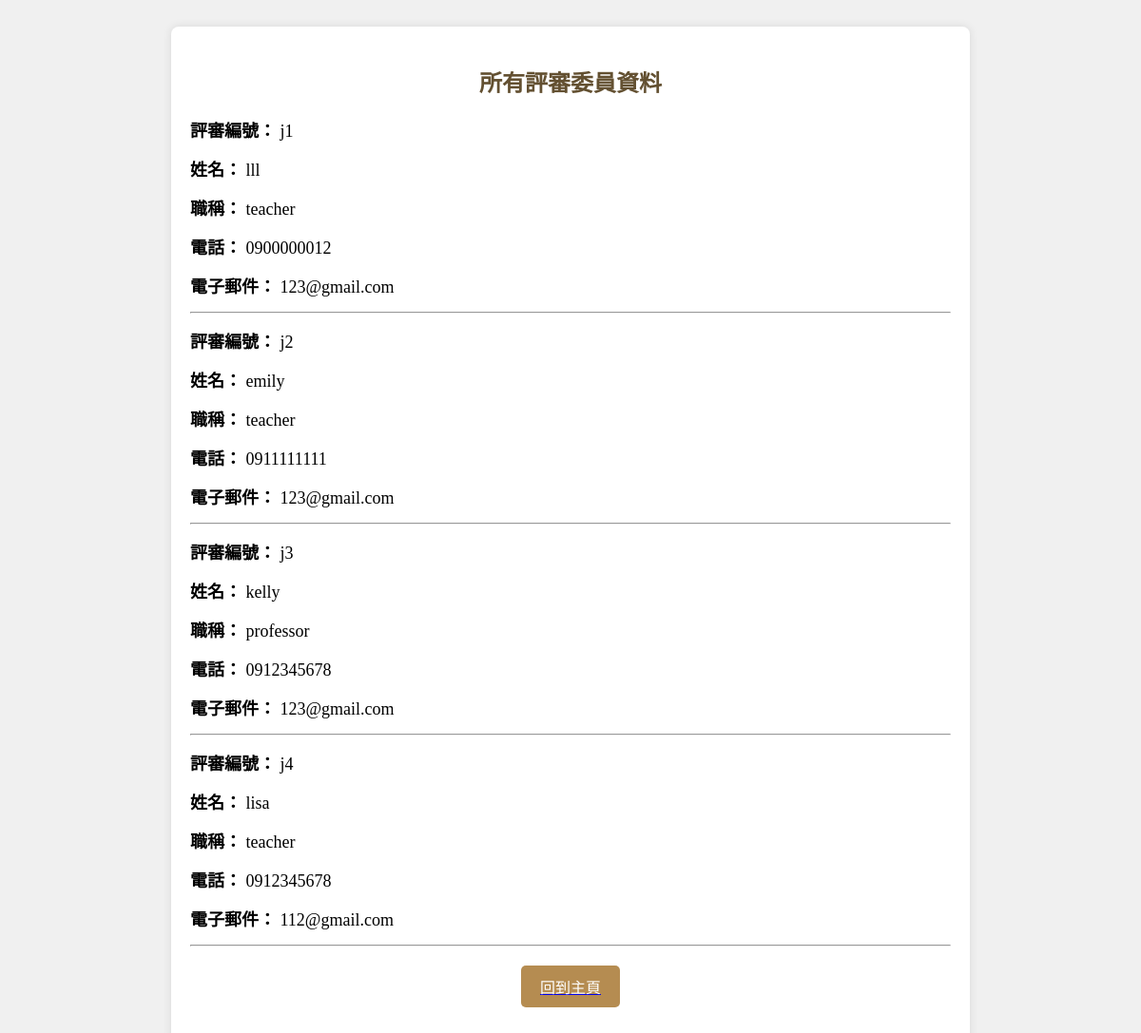
Page /judge/administrator/check_judge.php (signed in) on the committed database.
### tables this page shows
CREATE TABLE `judge_data` (
  `jid` varchar(5) NOT NULL,
  `jname` varchar(10) NOT NULL,
  `jtitle` varchar(10) NOT NULL,
  `jphone` varchar(10) NOT NULL,
  `jemail` varchar(20) NOT NULL
);

### judge/administrator/check_judge.php (the view, shortened to what this page needs)
<?php
$servername = "localhost";
$username = "root";
$password = "12345678";
$dbname = "judge";
$conn = new mysqli($servername, $username, $password, $dbname);
$sql = "SELECT * FROM judge_data";
$result = $conn->query($sql);
if ($result->num_rows > 0) {
    $judges = [];
    while ($row = $result->fetch_assoc()) {
        $judges[] = $row;
    }
} else {
    $error_message = "找不到任何評審資料";
}
?>
<!DOCTYPE html>
<html>
<head>
</head>
<body>
    <div class="container">
        <h2>所有評審委員資料</h2>
        <?php foreach ($judges as $judge) { ?>
            <div class="info">
                <strong>評審編號：</strong> <?php echo htmlspecialchars($judge['jid']); ?>
            </div>
            <div class="info">
                <strong>姓名：</strong> <?php echo htmlspecialchars($judge['jname']); ?>
            </div>
            <div class="info">
                <strong>職稱：</strong> <?php echo htmlspecialchars($judge['jtitle']); ?>
            </div>
            <div class="info">
                <strong>電話：</strong> <?php echo htmlspecialchars($judge['jphone']); ?>
            </div>
            <div class="info">
                <strong>電子郵件：</strong> <?php echo htmlspecialchars($judge['jemail']); ?>
            </div>
            <hr>
        <?php } ?>
        <a href="main.php">
            <button class="back-btn">回到主頁</button>
        </a>
    </div>
</body>
</html>

### judge/administrator/check_judge.php (style rules this page uses)
body { font-family: Microsoft JhengHei; background-color: #f0f0f0; padding: 20px; }
.container { background-color: #fff; padding: 20px; border-radius: 8px; box-shadow: 0px 0px 10px rgba(0, 0, 0, 0.1); max-width: 800px; margin: auto; }
h2 { text-align: center; color: #635031; }
.info { margin: 15px 0; font-size: 18px; }
.back-btn { background-color: #b58c51; border: none; color: white; font-size: 16px; padding: 10px 20px; border-radius: 5px; cursor: pointer; display: block; margin: 20px auto; }

### rows in the picture
judge_data: jid "j1", jname "lll", jtitle "teacher", jphone "0900000012", jemail "123@gmail.com"
judge_data: jid "j2", jname "emily", jtitle "teacher", jphone "0911111111", jemail "123@gmail.com"
judge_data: jid "j3", jname "kelly", jtitle "professor", jphone "0912345678", jemail "123@gmail.com"
judge_data: jid "j4", jname "lisa", jtitle "teacher", jphone "0912345678", jemail "112@gmail.com"
